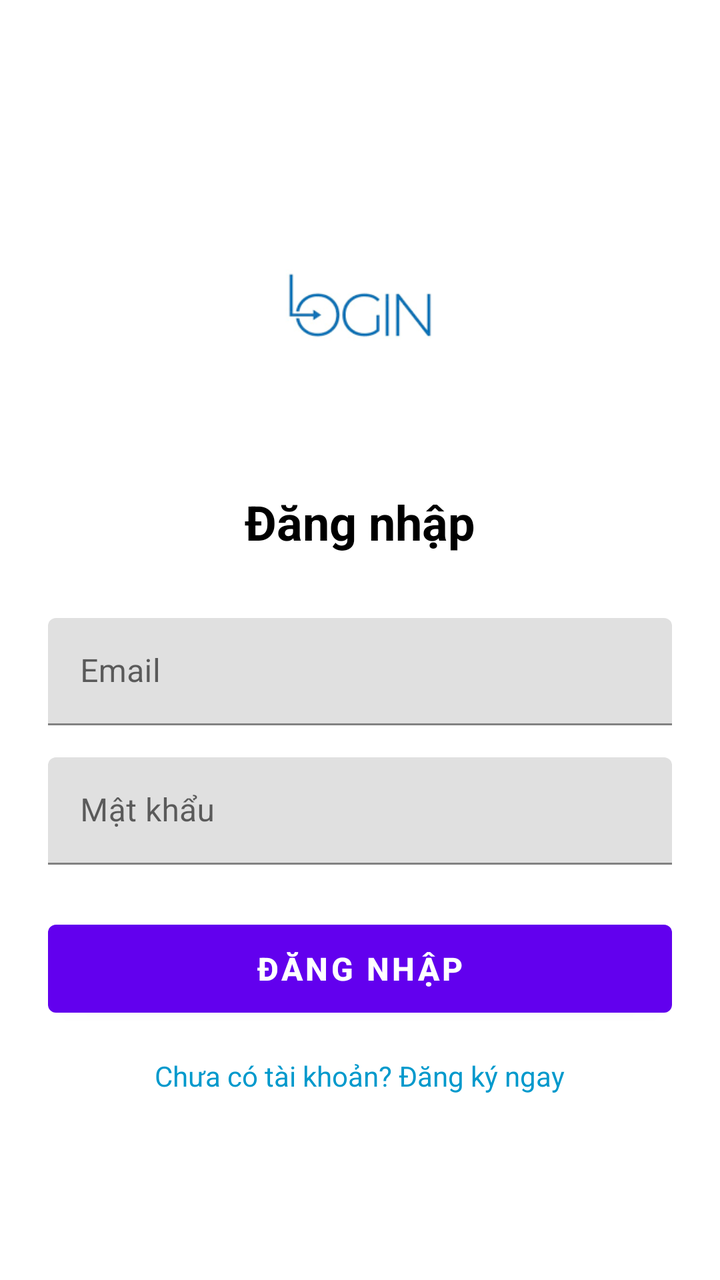
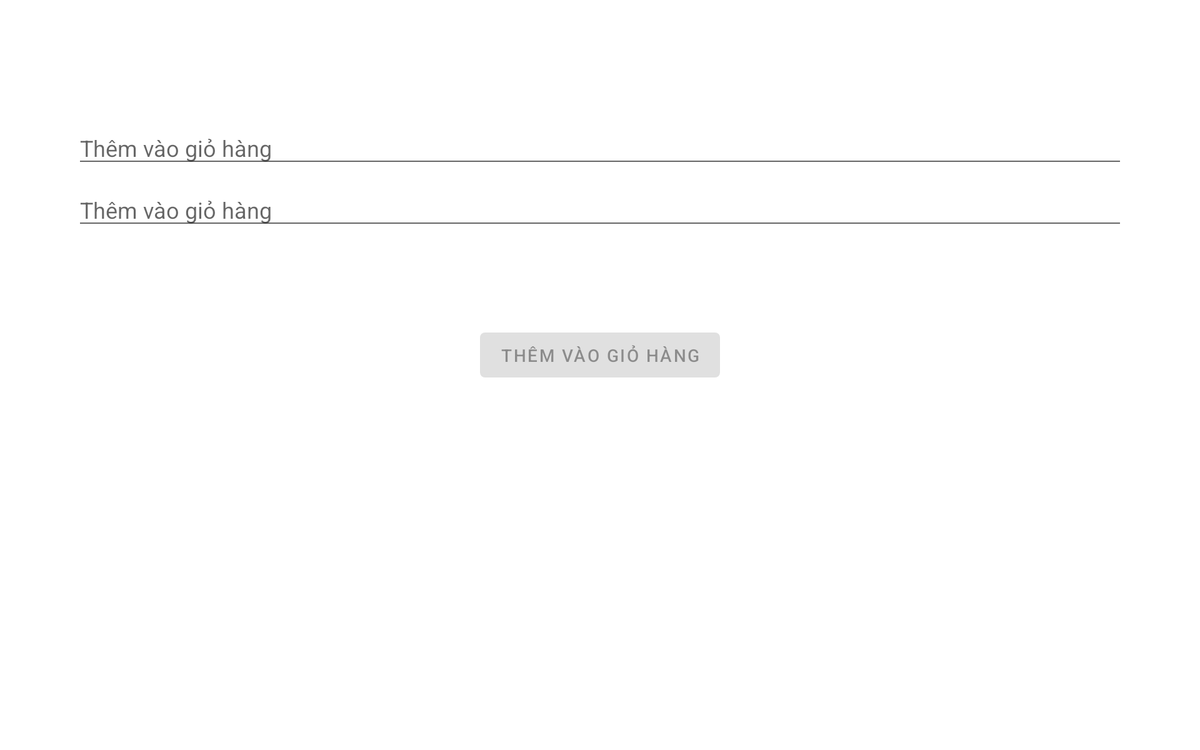

An Android layout and its configuration variant, each rendered on a device that would load it. The default file and the variant file are quoted in full after the pictures.
<!-- AndroidManifest.xml: activity theme Theme.MobieAPPHND -->
<!-- res/layout/activity_login.xml -->
<?xml version="1.0" encoding="utf-8"?>
<LinearLayout xmlns:android="http://schemas.android.com/apk/res/android"
    android:layout_width="match_parent"
    android:layout_height="match_parent"
    android:orientation="vertical"
    android:padding="24dp"
    android:id="@+id/container"
    android:gravity="center">

    <ImageView
        android:layout_width="120dp"
        android:layout_height="120dp"
        android:src="@drawable/login"
        android:layout_marginBottom="32dp"
        android:contentDescription="Logo" />

    <TextView
        android:layout_width="wrap_content"
        android:layout_height="wrap_content"
        android:text="Đăng nhập"
        android:textSize="24sp"
        android:textStyle="bold"
        android:layout_marginBottom="32dp"
        android:textColor="@android:color/black" />

    <com.google.android.material.textfield.TextInputLayout
        android:layout_width="match_parent"
        android:layout_height="wrap_content"
        android:layout_marginBottom="16dp">

        <EditText
            android:id="@+id/et_email"
            android:layout_width="match_parent"
            android:layout_height="wrap_content"
            android:hint="Email"
            android:inputType="textEmailAddress"
            android:padding="16dp" />

    </com.google.android.material.textfield.TextInputLayout>

    <com.google.android.material.textfield.TextInputLayout
        android:layout_width="match_parent"
        android:layout_height="wrap_content"
        android:layout_marginBottom="24dp">

        <EditText
            android:id="@+id/et_password"
            android:layout_width="match_parent"
            android:layout_height="wrap_content"
            android:hint="Mật khẩu"
            android:inputType="textPassword"
            android:padding="16dp" />

    </com.google.android.material.textfield.TextInputLayout>

    <Button
        android:id="@+id/btn_login"
        android:layout_width="match_parent"
        android:layout_height="56dp"
        android:text="Đăng nhập"
        android:textSize="16sp"
        android:textStyle="bold"
        android:layout_marginBottom="16dp" />

    <TextView
        android:id="@+id/tv_register"
        android:layout_width="wrap_content"
        android:layout_height="wrap_content"
        android:text="Chưa có tài khoản? Đăng ký ngay"
        android:textColor="@android:color/holo_blue_dark"
        android:textSize="14sp"
        android:clickable="true"
        android:focusable="true" />

</LinearLayout>
<!-- resources referenced by this layout -->
<resources>
  <!-- drawable login: png bitmap (drawable, 3332 bytes) -->
  <style name="Theme.MobieAPPHND" parent="Theme.MaterialComponents.DayNight.DarkActionBar">
          
          <item name="colorPrimary">@color/purple_500</item>
          <item name="colorPrimaryVariant">@color/purple_700</item>
          <item name="colorOnPrimary">@color/white</item>
          
          <item name="colorSecondary">@color/teal_200</item>
          <item name="colorSecondaryVariant">@color/teal_700</item>
          <item name="colorOnSecondary">@color/black</item>
          
          <item name="android:statusBarColor">?attr/colorPrimaryVariant</item>
          
      </style>
  <color name="purple_500">#FF6200EE</color>
  <color name="purple_700">#FF3700B3</color>
  <color name="white">#FFFFFFFF</color>
  <color name="teal_200">#FF03DAC5</color>
  <color name="teal_700">#FF018786</color>
  <color name="black">#FF000000</color>
</resources>
<!-- res/layout-w936dp/activity_login.xml (the repository's variant of the layout above) -->
<!-- drawn on a 7-inch tablet turned sideways -->
<?xml version="1.0" encoding="utf-8"?>
<androidx.constraintlayout.widget.ConstraintLayout xmlns:android="http://schemas.android.com/apk/res/android"
    xmlns:app="http://schemas.android.com/apk/res-auto"
    xmlns:tools="http://schemas.android.com/tools"
    android:id="@+id/container"
    android:layout_width="match_parent"
    android:layout_height="match_parent"
    android:paddingLeft="@dimen/activity_horizontal_margin"
    android:paddingTop="@dimen/activity_vertical_margin"
    android:paddingRight="@dimen/activity_horizontal_margin"
    android:paddingBottom="@dimen/activity_vertical_margin"
    tools:context=".ui.login.LoginActivity">

    <androidx.constraintlayout.widget.ConstraintLayout
        android:layout_width="840dp"
        android:layout_height="match_parent"
        app:layout_constraintEnd_toEndOf="parent"
        app:layout_constraintStart_toStartOf="parent">

        <EditText
            android:id="@+id/username"
            android:layout_width="0dp"
            android:layout_height="wrap_content"
            android:layout_marginTop="96dp"
            android:hint="@string/add_to_cart"
            android:inputType="textEmailAddress"
            android:selectAllOnFocus="true"
            app:layout_constraintEnd_toEndOf="parent"
            app:layout_constraintStart_toStartOf="parent"
            app:layout_constraintTop_toTopOf="parent" />

        <EditText
            android:id="@+id/password"
            android:layout_width="0dp"
            android:layout_height="wrap_content"
            android:layout_marginTop="8dp"
            android:hint="@string/add_to_cart"
            android:imeActionLabel="@string/add_to_cart"
            android:imeOptions="actionDone"
            android:inputType="textPassword"
            android:selectAllOnFocus="true"
            app:layout_constraintEnd_toEndOf="parent"
            app:layout_constraintStart_toStartOf="parent"
            app:layout_constraintTop_toBottomOf="@+id/username" />

        <Button
            android:id="@+id/login"
            android:layout_width="wrap_content"
            android:layout_height="wrap_content"
            android:layout_gravity="start"
            android:layout_marginTop="16dp"
            android:layout_marginBottom="64dp"
            android:enabled="false"
            android:text="@string/add_to_cart"
            app:layout_constraintBottom_toBottomOf="parent"
            app:layout_constraintEnd_toEndOf="parent"
            app:layout_constraintStart_toStartOf="parent"
            app:layout_constraintTop_toBottomOf="@+id/password"
            app:layout_constraintVertical_bias="0.2" />

        <ProgressBar
            android:id="@+id/loading"
            android:layout_width="wrap_content"
            android:layout_height="wrap_content"
            android:layout_gravity="center"
            android:layout_marginTop="64dp"
            android:layout_marginBottom="64dp"
            android:visibility="gone"
            app:layout_constraintBottom_toBottomOf="parent"
            app:layout_constraintEnd_toEndOf="@+id/password"
            app:layout_constraintStart_toStartOf="@+id/password"
            app:layout_constraintTop_toTopOf="parent"
            app:layout_constraintVertical_bias="0.3" />

    </androidx.constraintlayout.widget.ConstraintLayout>
</androidx.constraintlayout.widget.ConstraintLayout>
<!-- resources referenced by the variant -->
<!-- as a 7-inch tablet turned sideways resolves them -->
<resources>
  <string name="add_to_cart">Thêm vào giỏ hàng</string>
  <style name="Theme.MobieAPPHND" parent="Theme.MaterialComponents.DayNight.DarkActionBar">
          
          <item name="colorPrimary">@color/purple_500</item>
          <item name="colorPrimaryVariant">@color/purple_700</item>
          <item name="colorOnPrimary">@color/white</item>
          
          <item name="colorSecondary">@color/teal_200</item>
          <item name="colorSecondaryVariant">@color/teal_700</item>
          <item name="colorOnSecondary">@color/black</item>
          
          <item name="android:statusBarColor">?attr/colorPrimaryVariant</item>
          
      </style>
  <color name="purple_500">#FF6200EE</color>
  <color name="purple_700">#FF3700B3</color>
  <color name="white">#FFFFFFFF</color>
  <color name="teal_200">#FF03DAC5</color>
  <color name="teal_700">#FF018786</color>
  <color name="black">#FF000000</color>
</resources>
